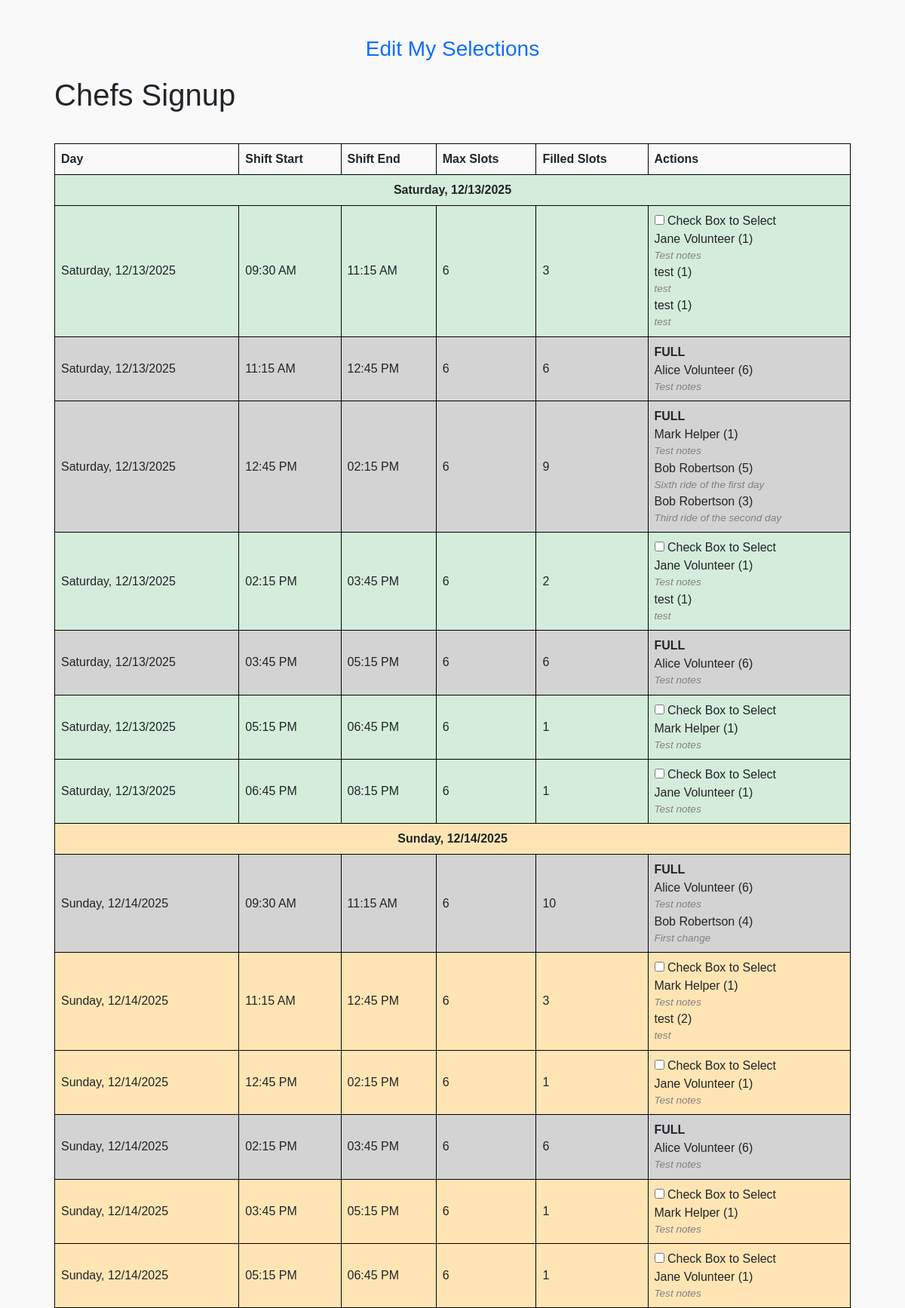
The app's page /signup_chefs.php (signed in) with its own data.
### tables this page shows
CREATE TABLE volunteer_slots (
            id INTEGER PRIMARY KEY AUTOINCREMENT,
            ride_id INTEGER NOT NULL,
            role_id INTEGER NOT NULL,
            max_volunteers INTEGER NOT NULL,
            FOREIGN KEY (ride_id) REFERENCES rides (id),
            FOREIGN KEY (role_id) REFERENCES volunteer_roles (id)
        );

### signup_chefs.php (the view, shortened to what this page needs)
<?php
require 'db_connection.php';
$role_id = 3;
try {
    $stmt = $db->prepare("
        SELECT r.day, r.time, vs.id AS slot_id, vs.max_volunteers,
               COALESCE((SELECT SUM(num_people) FROM volunteer_signups WHERE slot_id = vs.id), 0) AS filled_slots,
               vs.max_volunteers - COALESCE((SELECT SUM(num_people) FROM volunteer_signups WHERE slot_id = vs.id), 0) AS remaining_slots
        FROM rides r
        LEFT JOIN volunteer_slots vs ON r.id = vs.ride_id AND vs.role_id = :role_id
        ORDER BY r.day ASC, STRFTIME('%H:%M', r.time) ASC
    ");
    $stmt->bindValue(':role_id', $role_id, SQLITE3_INTEGER);
    $result = $stmt->execute();
    $rides = [];
    while ($row = $result->fetchArray(SQLITE3_ASSOC)) {
        $rideStart = strtotime($row['time']);
        $isFirstRide = empty($rides) || end($rides)['day'] !== $row['day'];
        $row['day_abbr'] = DateTime::createFromFormat('Y-m-d', $row['day'])->format('l, m/d/Y');
        $row['shift_start'] = $isFirstRide
            ? date('h:i A', $rideStart - 1800)
            : date('h:i A', $rideStart - 900);
        $row['shift_end'] = $isFirstRide
            ? date('h:i A', $rideStart - 1800 + 6300)
            : date('h:i A', $rideStart - 900 + 5400);
        $row['shift_minutes'] = $isFirstRide ? 105 : 90;
        $slotStmt = $db->prepare("
            SELECT v.name, vs.num_people, vs.notes
            FROM volunteer_signups vs
            JOIN volunteers v ON vs.volunteer_id = v.id
            WHERE vs.slot_id = :slot_id
        ");
        $slotStmt->bindValue(':slot_id', $row['slot_id'], SQLITE3_INTEGER);
        $slotResult = $slotStmt->execute();
        $row['signups'] = [];
        while ($signup = $slotResult->fetchArray(SQLITE3_ASSOC)) {
            $row['signups'][] = $signup;
        }
        $rides[] = $row;
    }
} catch (Exception $e) {
    echo "Error: " . $e->getMessage();
    exit;
}
?>
<!DOCTYPE html>
<html lang="en">
<head>
    <link href="https://cdn.jsdelivr.net/npm/bootstrap@5.3.0/dist/css/bootstrap.min.css" rel="stylesheet">
</head>
<body>
    <center class="mt-5" style="margin-top: 30px;">
        <a href="edit_role_selections.php" class="mt-5" style="text-decoration: none; text-decoration-color: none;">
            <h3>Edit My Selections</h3>
        </a>
    </center>
    <div class="container">
        <div class="header-row">
            <div class="left">
                <h1>Chefs Signup</h1>
            </div>
        </div>
        <table>
            <thead>
                <tr>
                    <th>Day</th>
                    <th>Shift Start</th>
                    <th>Shift End</th>
                    <th>Max Slots</th>
                    <th>Filled Slots</th>
                    <th>Actions</th>
                </tr>
            </thead>
            <tbody>
                <?php
                $lastDay = '';
                foreach ($rides as $ride):
                    $isFull = $ride['remaining_slots'] <= 0;
                    $dayClass = strpos($ride['day_abbr'], 'Saturday') !== false ? 'day-saturday' : 'day-sunday';
                    if ($lastDay !== $ride['day_abbr']): ?>
                        <tr class="table-header <?= $dayClass ?>">
                            <td colspan="6">
                                <center><b><?= htmlspecialchars($ride['day_abbr']) ?></b></center>
                            </td>
                        </tr>
                    <?php
                        $lastDay = $ride['day_abbr'];
                    endif;
                    ?>
                    <tr class="<?= $isFull ? 'full' : $dayClass ?>">
                        <td><?= htmlspecialchars($ride['day_abbr']) ?></td>
                        <td><?= htmlspecialchars($ride['shift_start']) ?></td>
                        <td><?= htmlspecialchars($ride['shift_end']) ?></td>
                        <td><?= htmlspecialchars($ride['max_volunteers']) ?></td>
                        <td><?= htmlspecialchars($ride['filled_slots']) ?></td>
                        <td>
                            <?php if (!$isFull && empty($ride['conflict_message'])): ?>
                                <input type="checkbox" id="checkbox-<?= $ride['slot_id'] ?>"
                                    onchange="toggleSelection(<?= $ride['slot_id'] ?>, <?= $ride['shift_minutes'] ?>)">
                                <label id="label-<?= $ride['slot_id'] ?>">Check Box to Select</label>
                            <?php elseif (!empty($ride['conflict_message'])): ?>
                                <div style="color: red;"><?= htmlspecialchars($ride['conflict_message']) ?></div>
                            <?php else: ?>
                                <div><b>FULL</b></div>
                            <?php endif; ?>
                            <div id="volunteer-display-<?= $ride['slot_id'] ?>">
                                <?php foreach ($ride['signups'] as $signup): ?>
                                    <div>
                                        <?= htmlspecialchars($signup['name']) ?> (<?= htmlspecialchars($signup['num_people']) ?>)
                                        <div class="comments"><?= htmlspecialchars($signup['notes']) ?></div>
                                    </div>
                                <?php endforeach; ?>
                            </div>
                        </td>
                    </tr>
                <?php endforeach; ?>
            </tbody>
        </table>
    </div>
</body>
</html>

### signup_chefs.php (style rules this page uses)
body { font-family: Arial, sans-serif; background-color: #f9f9f9; margin: 0; padding: 0; }
.container { width: 90%; margin: auto; }
table { width: 100%; border-collapse: collapse; margin-top: 20px; }
th, td { border: 1px solid black; padding: 8px; text-align: left; }
.day-saturday { background-color: #d4edda; text-align: center; }
.day-sunday { background-color: #ffe5b4; text-align: center; }
.full { background-color: lightgray; pointer-events: none; }
.comments { font-style: italic; font-size: 0.85em; color: gray; }
.header-row { display: flex; justify-content: space-between; align-items: center; height: 80px; }
.header-row .left { flex: 1; text-align: left; }

### records on screen
volunteer_slots: day_abbr "Saturday, 12/13/2025", shift_start "09:30 AM", shift_end "11:15 AM", max_volunteers "6", filled_slots "3", name "Jane Volunteer", num_people "1", notes "Test notes", name "test", notes "test"
volunteer_slots: day_abbr "Saturday, 12/13/2025", shift_start "11:15 AM", shift_end "12:45 PM", max_volunteers "6", filled_slots "6", shows "FULL", name "Alice Volunteer", num_people "6", notes "Test notes"
volunteer_slots: day_abbr "Saturday, 12/13/2025", shift_start "12:45 PM", shift_end "02:15 PM", max_volunteers "6", filled_slots "9", shows "FULL", name "Mark Helper", num_people "1", notes "Test notes", name "Bob Robertson", num_people "5", notes "Sixth ride of the first day", num_people "3", notes "Third ride of the second day"
volunteer_slots: day_abbr "Saturday, 12/13/2025", shift_start "02:15 PM", shift_end "03:45 PM", max_volunteers "6", filled_slots "2", name "Jane Volunteer", num_people "1", notes "Test notes", name "test", notes "test"
volunteer_slots: day_abbr "Saturday, 12/13/2025", shift_start "03:45 PM", shift_end "05:15 PM", max_volunteers "6", filled_slots "6", shows "FULL", name "Alice Volunteer", num_people "6", notes "Test notes"
volunteer_slots: day_abbr "Saturday, 12/13/2025", shift_start "05:15 PM", shift_end "06:45 PM", max_volunteers "6", filled_slots "1", name "Mark Helper", num_people "1", notes "Test notes"
volunteer_slots: day_abbr "Saturday, 12/13/2025", shift_start "06:45 PM", shift_end "08:15 PM", max_volunteers "6", filled_slots "1", name "Jane Volunteer", num_people "1", notes "Test notes"
volunteer_slots: day_abbr "Sunday, 12/14/2025", shift_start "09:30 AM", shift_end "11:15 AM", max_volunteers "6", filled_slots "10", shows "FULL", name "Alice Volunteer", num_people "6", notes "Test notes", name "Bob Robertson", num_people "4", notes "First change"
volunteer_slots: day_abbr "Sunday, 12/14/2025", shift_start "11:15 AM", shift_end "12:45 PM", max_volunteers "6", filled_slots "3", name "Mark Helper", num_people "1", notes "Test notes", name "test", num_people "2", notes "test"
volunteer_slots: day_abbr "Sunday, 12/14/2025", shift_start "12:45 PM", shift_end "02:15 PM", max_volunteers "6", filled_slots "1", name "Jane Volunteer", num_people "1", notes "Test notes"
volunteer_slots: day_abbr "Sunday, 12/14/2025", shift_start "02:15 PM", shift_end "03:45 PM", max_volunteers "6", filled_slots "6", shows "FULL", name "Alice Volunteer", num_people "6", notes "Test notes"
volunteer_slots: day_abbr "Sunday, 12/14/2025", shift_start "03:45 PM", shift_end "05:15 PM", max_volunteers "6", filled_slots "1", name "Mark Helper", num_people "1", notes "Test notes"
volunteer_slots: day_abbr "Sunday, 12/14/2025", shift_start "05:15 PM", shift_end "06:45 PM", max_volunteers "6", filled_slots "1", name "Jane Volunteer", num_people "1", notes "Test notes"
